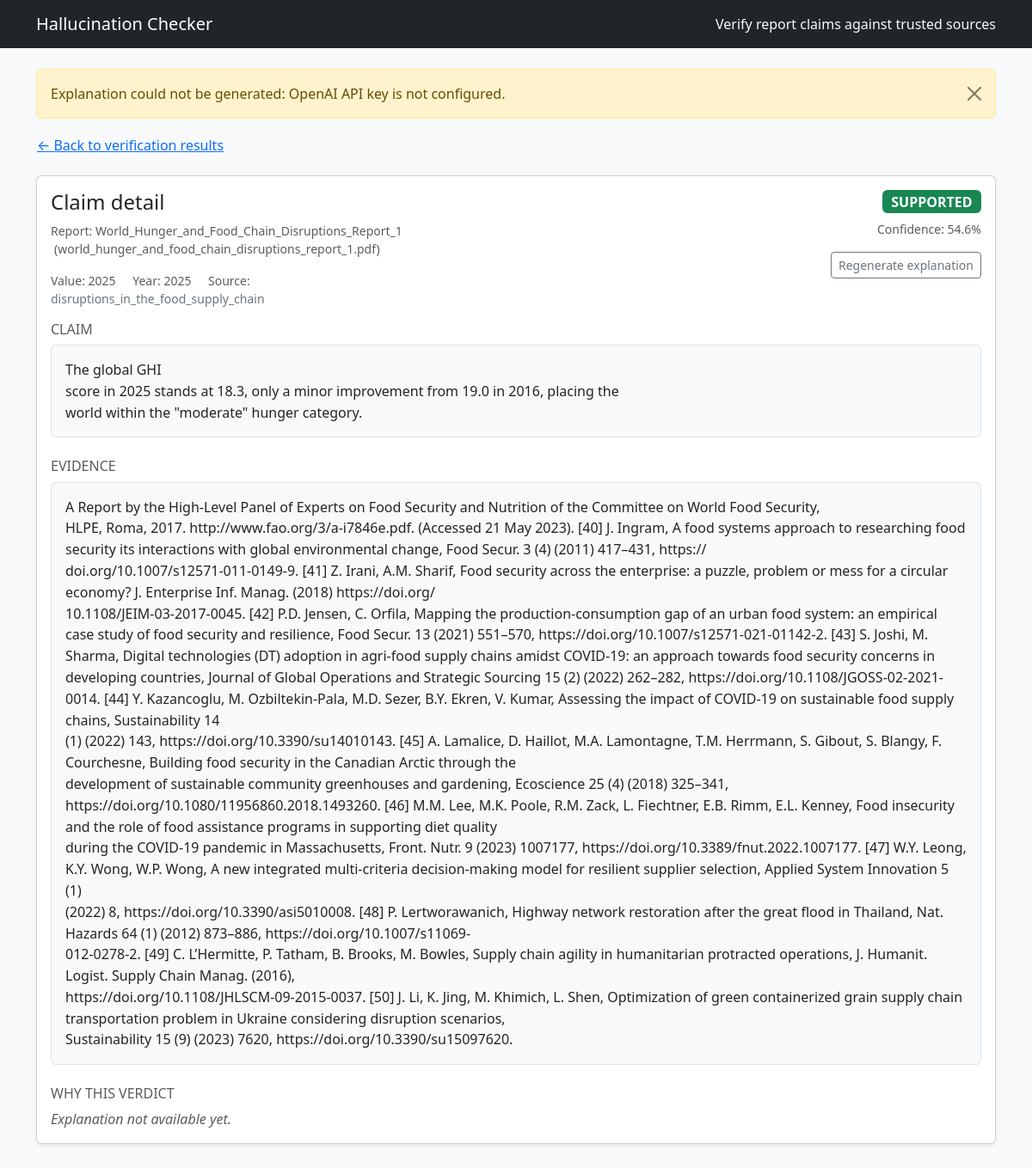
The app's page /claim/3 with its own data.
### src/hallcheck/models.py (models this page shows)
class Base(DeclarativeBase):
    """Declarative base class."""

class Document(Base):
    __tablename__ = "documents"
    id: Mapped[int] = mapped_column(Integer, primary_key=True, autoincrement=True)
    kind: Mapped[DocumentKind] = mapped_column(Enum(DocumentKind), nullable=False)
    path: Mapped[str] = mapped_column(String(512), nullable=False)
    title: Mapped[Optional[str]] = mapped_column(String(256), nullable=True)
    year: Mapped[Optional[int]] = mapped_column(Integer, nullable=True)
    chunks: Mapped[List["Chunk"]] = relationship("Chunk", back_populates="document", cascade="all, delete-orphan")
    claims: Mapped[List["Claim"]] = relationship("Claim", back_populates="document", cascade="all, delete-orphan")

class Claim(Base):
    __tablename__ = "claims"
    id: Mapped[int] = mapped_column(Integer, primary_key=True, autoincrement=True)
    doc_id: Mapped[int] = mapped_column(ForeignKey("documents.id"), nullable=False, index=True)
    sentence: Mapped[str] = mapped_column(Text, nullable=False)
    value: Mapped[Optional[float]] = mapped_column(Float, nullable=True)
    units: Mapped[Optional[str]] = mapped_column(String(64), nullable=True)
    year: Mapped[Optional[int]] = mapped_column(Integer, nullable=True)
    meta: Mapped[Optional[dict]] = mapped_column(JSON, nullable=True)
    document: Mapped[Document] = relationship("Document", back_populates="claims")
    verdicts: Mapped[List["Verdict"]] = relationship("Verdict", back_populates="claim", cascade="all, delete-orphan")

class Verdict(Base):
    __tablename__ = "verdicts"
    id: Mapped[int] = mapped_column(Integer, primary_key=True, autoincrement=True)
    claim_id: Mapped[int] = mapped_column(ForeignKey("claims.id"), nullable=False, index=True)
    status: Mapped[VerdictStatus] = mapped_column(Enum(VerdictStatus), nullable=False)
    confidence: Mapped[float] = mapped_column(Float, nullable=False)
    evidence: Mapped[Optional[dict]] = mapped_column(JSON, nullable=True)
    explanation: Mapped[Optional[str]] = mapped_column(Text, nullable=True)
    claim: Mapped[Claim] = relationship("Claim", back_populates="verdicts")

class Chunk(Base):
    __tablename__ = "chunks"
    id: Mapped[int] = mapped_column(Integer, primary_key=True, autoincrement=True)
    doc_id: Mapped[int] = mapped_column(ForeignKey("documents.id"), nullable=False, index=True)
    start: Mapped[int] = mapped_column(Integer, nullable=False)
    end: Mapped[int] = mapped_column(Integer, nullable=False)
    text: Mapped[str] = mapped_column(Text, nullable=False)
    embedding_dim: Mapped[Optional[int]] = mapped_column(Integer, nullable=True)
    document: Mapped[Document] = relationship("Document", back_populates="chunks")

### app.py (the view)
@app.get("/claim/<int:claim_id>")
def claim_detail(claim_id: int):
    try:
        detail = fetch_claim_detail(claim_id)
    except ValueError as exc:
        flash(str(exc), "warning")
        return redirect(url_for("home"))
    except Exception as exc:  # pragma: no cover - defensive handling
        flash(f"Unable to load claim: {exc}", "danger")
        return redirect(url_for("home"))
    if not detail.get("explanation"):
        try:
            detail["explanation"] = get_or_make_explanation(claim_id)
        except Exception as exc:  # pragma: no cover - defensive handling
            flash(f"Explanation could not be generated: {exc}", "warning")
    report_meta = None
    report_doc_id = detail.get("report_doc_id")
    if report_doc_id is not None:
        report_meta = get_report_details(report_doc_id)
    regen_form = RegenerateExplanationForm()
    return render_template("claim_detail.html", detail=detail, report=report_meta, regen_form=regen_form)

### app.py
class RegenerateExplanationForm(FlaskForm):
    submit = SubmitField("Regenerate explanation")

### app.py (called while the page is built)
@app.context_processor
def inject_globals():
    return {"STATUS_BADGES": STATUS_BADGES}

### src/hallcheck/db.py (called while the page is built)
def init_db() -> None:
    from .models import Base  # Imported lazily to avoid circular import
    Base.metadata.create_all(bind=engine)
    _ensure_verdict_explanation_column()

@contextmanager
def get_session() -> Iterator[Session]:
    session = SessionLocal()
    try:
        yield session
        session.commit()
    except Exception:
        session.rollback()
        raise
    finally:
        session.close()

def _ensure_verdict_explanation_column() -> None:
    try:
        with engine.begin() as connection:
            inspector = inspect(connection)
            if "verdicts" not in inspector.get_table_names():
                return
            column_names = {col["name"] for col in inspector.get_columns("verdicts")}
            if "explanation" in column_names:
                return
            connection.execute(text("ALTER TABLE verdicts ADD COLUMN explanation TEXT"))
    except Exception:
        pass

### src/hallcheck/webbridge.py (called while the page is built, shortened)
def get_or_make_explanation(claim_id: int) -> str:
    if not settings.openai_api_key:
        raise RuntimeError("OpenAI API key is not configured.")

def get_report_details(report_doc_id: int) -> dict | None:
    init_db()
    with get_session() as session:
        report = session.scalar(select(Document).where(Document.id == report_doc_id))
        if not report:
            return None
        return {
            "id": report.id,
            "title": report.title or Path(report.path).stem,
            "path": report.path,
            "filename": Path(report.path).name,
        }

def _top_candidate(verdict: Optional[Verdict]) -> Optional[dict]:
    if not verdict or not isinstance(verdict.evidence, dict):
        return None
    candidates = verdict.evidence.get("candidates")
    if not isinstance(candidates, list) or not candidates:
        return None
    first = candidates[0]
    return first if isinstance(first, dict) else None

### templates/claim_detail.html (shortened to what this page needs)
{% extends "layout.html" %}
{% block content %}
<div class="mb-3">
  {% if detail.report_doc_id %}
    <a href="{{ url_for('results', report_doc_id=detail.report_doc_id) }}#claim-{{ detail.claim_id }}" class="btn btn-link px-0">
      &larr; Back to verification results
    </a>
  {% else %}
    <a href="{{ url_for('home') }}" class="btn btn-link px-0">&larr; Back to dashboard</a>
  {% endif %}
</div>
<div class="card shadow-sm mb-4">
  <div class="card-body">
    <div class="d-flex justify-content-between align-items-start flex-column flex-lg-row gap-4 mb-3">
      <div>
        <h1 class="h4 mb-2">Claim detail</h1>
        {% if report %}
          <div class="small text-muted">
            Report: {{ report.title }}
            {% if report.filename %}
              <span class="ms-1 text-lowercase">({{ report.filename }})</span>
            {% endif %}
          </div>
        {% endif %}
        <div class="small text-muted mt-3">
          {% if detail.value is not none %}
            <span>Value: {{ "{:g}".format(detail.value) }}</span>
          {% endif %}
          {% if detail.year %}
            <span class="ms-3">Year: {{ detail.year }}</span>
          {% endif %}
          {% if detail.source_title %}
            <span class="ms-3">
              Source:
              {% if detail.report_doc_id %}
                <a href="{{ url_for('results', report_doc_id=detail.report_doc_id) }}#claim-{{ detail.claim_id }}" class="link-secondary text-decoration-none">
                  {{ detail.source_title }}
                </a>
              {% else %}
                {{ detail.source_title }}
              {% endif %}
            </span>
          {% endif %}
        </div>
      </div>
      <div class="text-lg-end w-100 w-lg-auto">
        {% set badge_class = STATUS_BADGES.get(detail.status, 'bg-secondary') %}
        <span class="badge {{ badge_class }} fs-6">{{ detail.status }}</span>
        {% if detail.confidence is not none %}
          <div class="small text-muted mt-2">Confidence: {{ (detail.confidence * 100) | round(1) }}%</div>
        {% endif %}
        <form action="{{ url_for('claim_regen', claim_id=detail.claim_id) }}" method="post" class="mt-3">
          {{ regen_form.submit(class="btn btn-outline-secondary btn-sm") }}
        </form>
      </div>
    </div>
    <section class="mb-4">
      <h2 class="h6 text-uppercase text-muted">Claim</h2>
      <div class="text-block bg-light border rounded p-3">{{ detail.sentence }}</div>
    </section>
    <section class="mb-4">
      <h2 class="h6 text-uppercase text-muted">Evidence</h2>
      {% if detail.evidence_text %}
        <div class="text-block bg-light border rounded p-3">{{ detail.evidence_text }}</div>
      {% else %}
        <p class="text-muted fst-italic mb-0">No evidence snippet recorded for this claim.</p>
      {% endif %}
    </section>
    <section>
      <h2 class="h6 text-uppercase text-muted">Why this verdict</h2>
      {% if detail.explanation %}
        <div class="text-block">{{ detail.explanation }}</div>
      {% else %}
        <p class="text-muted fst-italic mb-0">Explanation not available yet.</p>
      {% endif %}
    </section>
  </div>
</div>
{% endblock %}

### static/styles.css (style rules this page uses)
body { background-color: #f8f9fa; }
.text-block { white-space: pre-wrap; font-family: inherit; line-height: 1.55; }

### records on screen
Document: title "World_Hunger_and_Food_Chain_Disruptions_Report_1"
Claim: value "2025", year "2025", sentence "The global GHI score in 2025 stands at 18.3, only a minor improvement from 19.0 in 2016, placing the world within the \"moderate\" hunger category."
Verdict: status "SUPPORTED", (detail.confidence*100)|round(1) "54.6"
Chunk: evidence_text "A Report by the High-Level Panel of Experts on Food Security and Nutrition of the Committee on World Food Security, HLPE, Roma, 2017. http://www.fao.org/3/a-i7846e.pdf. (Accessed 21 May 2023). [40] J. Ingram, A food systems approach to researching food security its interactions with global environmental change, Food Secur. 3 (4) (2011) 417–431, https:// doi.org/10.1007/s12571-011-0149-9. [41] Z. Irani, A.M. Sharif, Food security across the enterprise: a puzzle, problem or mess for a circular economy? J. Enterprise Inf. Manag. (2018) https://doi.org/ 10.1108/JEIM-03-2017-0045. [42] P.D. Jensen, C. Orfila, Mapping the production-consumption gap of an urban food system: an empirical case study…"

### other values on screen
{{ message }} "Explanation could not be generated: OpenAI API key is not configured."
{{ report.filename }} "world_hunger_and_food_chain_disruptions_report_1.pdf"
{{ detail.source_title }} "disruptions_in_the_food_supply_chain"
